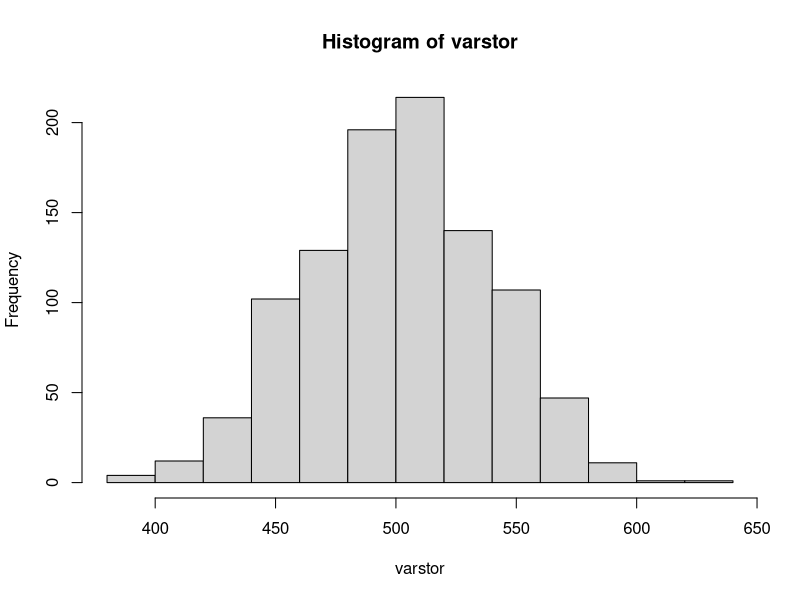

This figure's R source:
## ---- chunk 1
days=1:365
count=1135 # number of times the bet was made
repeatn=1000
varstor=numeric()
for (j in 1:repeatn){
brownlow = 0
for (i in 1 :count) {
  sam=sample(days,size=35,replace = T)
  y=duplicated(sam)
  if (sum(y)>0) brownlow=brownlow+1
  else brownlow = brownlow - 2
}
varstor[j]=brownlow
}
hist(varstor)
var(varstor)
print(paste('average return = ', mean(varstor)))

## ---- chunk 2
varSorted = sort(varstor)
LCL = varSorted[25]
UCL = varSorted[975]
print(paste('UCL = ', UCL, 'LCL = ',LCL))

